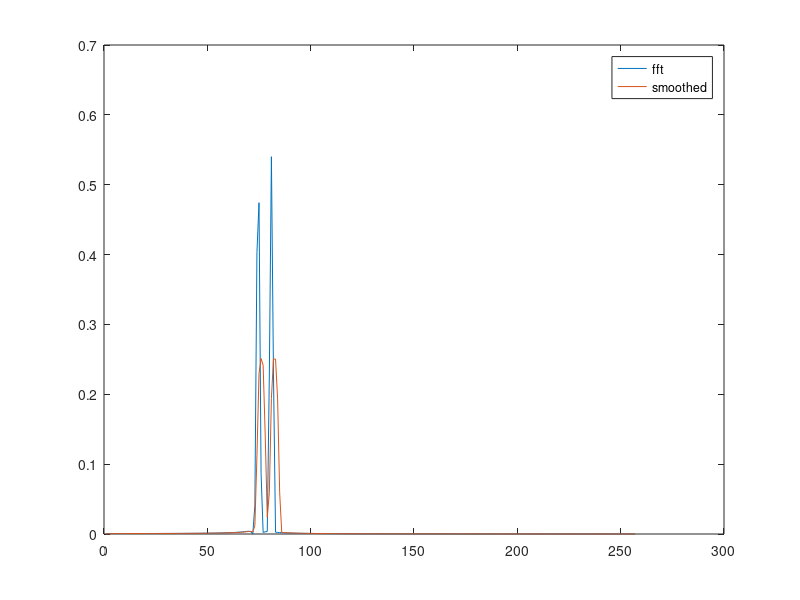

Write MATLAB code to recreate this figure.
pkg load signal

f_s = 160E3;
f1 = 23E3;
a1 = 1;
f2 = 25E3;
a2 = 1;
block_size = 512;
blocks_per_s = f_s / block_size;
t_per_block = block_size / f_s;
n_blocks = 5;

t = 0:(1/f_s):(t_per_block * n_blocks);
sampled_signal = a1*sin(2*pi*f1*t) + a2*sin(2*pi*f2*t);

block_0 = sampled_signal(1:block_size);
t_block_0 = t(1:block_size);
plot(t_block_0, block_0);

fft_block_0 = fft(block_0 .* hamming(block_size)');
plot(fft_block_0);

# Compute the two-sided spectrum P2.
# Then compute the single-sided spectrum P1 based on P2 and the even-valued signal length L.
Y=fft_block_0;
L=block_size;
P2 = abs(Y/L); # Normalize impact of FFT length
# P2 is two-sided eg. includes negative frequencies
# => one-side = (first half of P2?) * 2
P1 = P2(1:L/2+1); 
P1(2:end-1) = 2*P1(2:end-1);

# Correction step - 4d
# 25kHz will have a higher peak than 23kHz, because ??? "scalloping"
# NOT the integral of sin(25kHz)^2 will cover more area.

#w1 = 2*pi*f1
## integral of sin^2(wx) = x/2-(sin(2xw)/4w)+C
## x = 0 to t_per_block
#area1 = (t_per_block/2 - sin(2*t_per_block*w1)/(4*w1)) - 0
#w2 = 2*pi*f2
#area2 = (t_per_block/2 - sin(2*t_per_block*w2)/(4*w2)) - 0

b=[1 1 1 1]/4;
a=[1];
smoothed = filter(b, a, P1);

plot(P1)
hold on;
plot(smoothed)
legend("fft", "smoothed")
hold off;
# peak 23kHz = 0.75 peak 25kHz = 1

